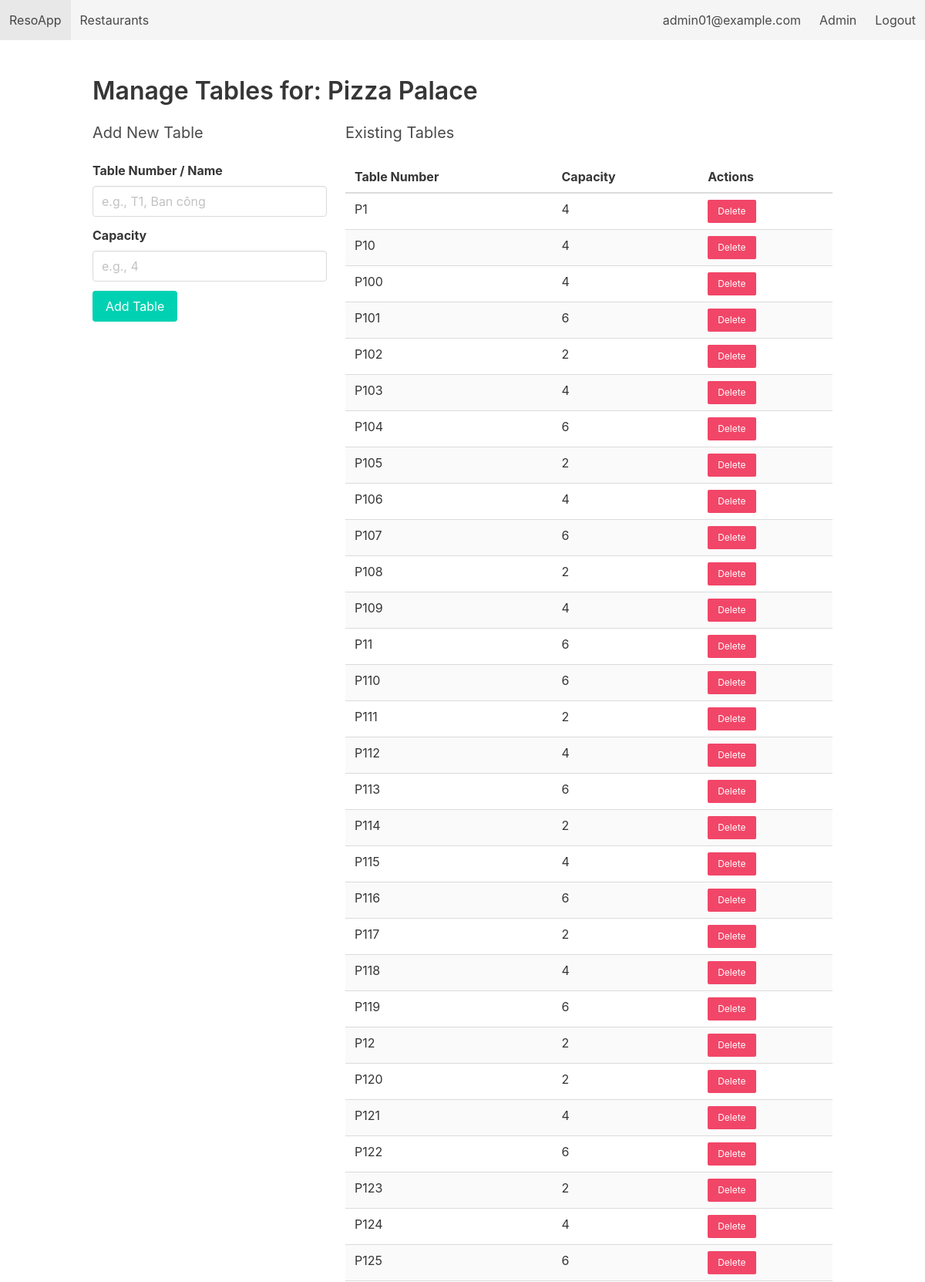
/admin/restaurant/1/tables (signed in, upper part), run on the app's committed database.
### tables this page shows
CREATE TABLE Restaurants (
        restaurant_id INTEGER PRIMARY KEY AUTOINCREMENT,
        name          TEXT NOT NULL,
        location      TEXT NOT NULL,
        cuisine       TEXT,
        rating        REAL CHECK (rating >= 0 AND rating <= 5),
        description   TEXT,
        opening_time  TEXT,
        closing_time  TEXT,
        created_at    DATE DEFAULT (DATE('now'))
    );

CREATE TABLE Tables (
        table_id      INTEGER PRIMARY KEY AUTOINCREMENT,
        restaurant_id INTEGER NOT NULL,
        table_number  TEXT,
        capacity      INTEGER NOT NULL,
        FOREIGN KEY (restaurant_id) REFERENCES Restaurants(restaurant_id) ON DELETE CASCADE
    );

### app.py (the view, shortened to what this page needs)
@app.route('/admin/restaurant/<int:rid>/tables', methods=['GET', 'POST'])
@login_required(role='admin')
def admin_manage_tables(rid):
    db = get_db()
    restaurant = db.execute("SELECT * FROM Restaurants WHERE restaurant_id = ?", (rid,)).fetchone()
    if not restaurant:
        flash('Restaurant not found.', 'danger')
        return redirect(url_for('admin_restaurants'))
    tables = db.execute("SELECT * FROM Tables WHERE restaurant_id = ? ORDER BY table_number", (rid,)).fetchall()
    return render_template('admin_manage_tables.html', tables=tables, restaurant=restaurant)

### app.py (called while the page is built)
def get_db():
    if 'db' not in g:
        g.db = sqlite3.connect(DB_PATH, detect_types=sqlite3.PARSE_DECLTYPES)
        g.db.row_factory = sqlite3.Row
        g.db.execute("PRAGMA foreign_keys = ON;")
    return g.db

def login_required(role=None):
    def decorator(f):
        @wraps(f)
        def wrapper(*args, **kwargs):
            if 'user' not in session:
                flash("Please log in first.", "warning")
                return redirect(url_for('login'))
            if role == 'admin' and session.get('role') != 'admin':
                flash("Admin area. Access denied.", "danger")
                return redirect(url_for('index'))
            return f(*args, **kwargs)
        return wrapper
    return decorator

### templates/admin_manage_tables.html (shortened to what this page needs)
{% extends "base.html" %} {% block content %}
<h2 class="title">Manage Tables for: {{ restaurant['name'] }}</h2>
<div class="columns">
  <div class="column is-one-third">
    <h3 class="subtitle">Add New Table</h3>
    <form
      method="post"
      action="{{ url_for('admin_manage_tables', rid=restaurant['restaurant_id']) }}"
    >
      <div class="field">
        <label class="label">Table Number / Name</label>
        <div class="control">
          <input
            class="input"
            name="table_number"
            placeholder="e.g., T1, Ban công"
            required
          />
        </div>
      </div>
      <div class="field">
        <label class="label">Capacity</label>
        <div class="control">
          <input
            class="input"
            type="number"
            name="capacity"
            min="1"
            placeholder="e.g., 4"
            required
          />
        </div>
      </div>
      <div class="control">
        <button class="button is-primary">Add Table</button>
      </div>
    </form>
  </div>
  <div class="column">
    <h3 class="subtitle">Existing Tables</h3>
    {% if tables %}
    <table class="table is-fullwidth is-striped">
      <thead>
        <tr>
          <th>Table Number</th>
          <th>Capacity</th>
          <th>Actions</th>
        </tr>
      </thead>
      <tbody>
        {% for table in tables %}
        <tr>
          <td>{{ table['table_number'] }}</td>
          <td>{{ table['capacity'] }}</td>
          <td>
            <form
              style="display: inline"
              method="post"
              action="{{ url_for('admin_delete_table', tid=table['table_id']) }}"
              onsubmit="return confirm('Are you sure you want to delete this table?');"
            >
              <button class="button is-small is-danger">Delete</button>
            </form>
          </td>
        </tr>
        {% endfor %}
      </tbody>
    </table>
    {% else %}
    <p>No tables found for this restaurant yet.</p>
    {% endif %}
  </div>
</div>
{% endblock %}

### data on the page
Restaurants: name "Pizza Palace"
Tables: table_number "P1", capacity "4"
Tables: table_number "P10", capacity "4"
Tables: table_number "P100", capacity "4"
Tables: table_number "P101", capacity "6"
Tables: table_number "P102", capacity "2"
Tables: table_number "P103", capacity "4"
Tables: table_number "P104", capacity "6"
Tables: table_number "P105", capacity "2"
Tables: table_number "P106", capacity "4"
Tables: table_number "P107", capacity "6"
Tables: table_number "P108", capacity "2"
Tables: table_number "P109", capacity "4"
Tables: table_number "P11", capacity "6"
Tables: table_number "P110", capacity "6"
Tables: table_number "P111", capacity "2"
Tables: table_number "P112", capacity "4"
Tables: table_number "P113", capacity "6"
Tables: table_number "P114", capacity "2"
Tables: table_number "P115", capacity "4"
Tables: table_number "P116", capacity "6"
Tables: table_number "P117", capacity "2"
Tables: table_number "P118", capacity "4"
Tables: table_number "P119", capacity "6"
Tables: table_number "P12", capacity "2"
Tables: table_number "P120", capacity "2"
Tables: table_number "P121", capacity "4"
Tables: table_number "P122", capacity "6"
Tables: table_number "P123", capacity "2"
Tables: table_number "P124", capacity "4"
Tables: table_number "P125", capacity "6"

### other printed values
{{ session.get('name') }} "admin01@example.com"
